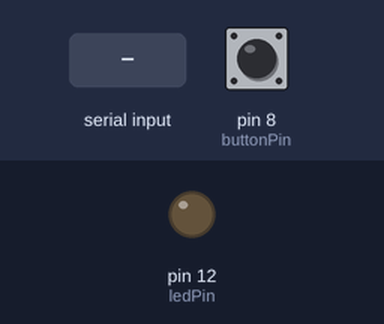
Simulated run of this sketch. Board: Arduino Mega 2560, built with avr-gcc and run on an emulated ATmega2560. Shown: output pins drawn as LEDs (lit = HIGH). Inputs (shaded band) come from the test bench; at power-on: pin 8 (buttonPin) HIGH. What the sketch prints to the serial monitor is not drawn.

Above: at 7.3 s.
7.4 s: "1" received over Serial
At 8.4 s:
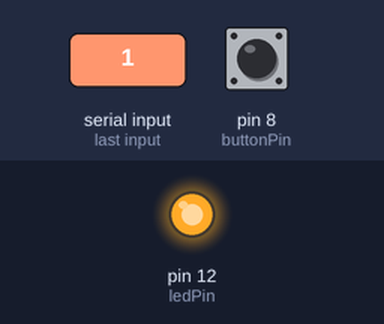
8.9 s: "2" received over Serial
At 9.5 s:
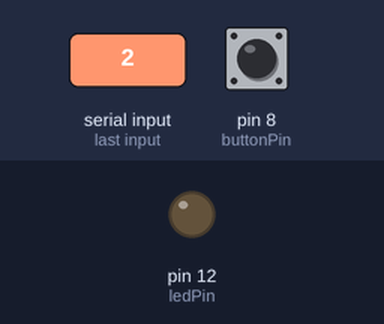
Timing chart, 0 to 11.9 s (numbered marks = the images above; inputs shaded):
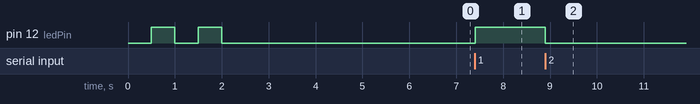

Measured:
- after the input at 7.4 s, pin 12 (ledPin): LOW → HIGH at once
- after the input at 8.9 s, pin 12 (ledPin): HIGH → LOW at once

The sketch:

FunBots_Aula_Bluetooth_1.0.ino
```cpp
/*
      Programa de Conexão Bluetooth com Arduino e App Android desenvolvido na plataforma APP inventor
      Pode ser expandido para mais troca dados entre celular e Arduino

      Componentes:
        - Arduino Mega 2560;
        - Módulo Bluetooth HC-05;
        - Resistor de 1k Ohms e 2k Ohms para converter 5V de saída do Arduino para 3.3V (Divisor de tensão);
        - Botão;
        - Led simples e resistor de 1k Ohms para o Led.

      Versão 1.0 - Versão inicial que recebe e envia dados - 27/Dez/2020

 *    * Criado por Cleber Borges - FunBots - @cleber.funbots  *     *

      Instagram: https://www.instagram.com/cleber.funbots/
      Facebook: https://www.facebook.com/cleber.funbots
      YouTube: https://www.youtube.com/channel/UCKs2l5weIqgJQxiLj0A6Atw
      Telegram: https://t.me/cleberfunbots

*/

// Biblioteca para Serial
#include <SoftwareSerial.h>

// Define Pinos
#define ledPin 12
#define buttonPin 8

// Cria variáveis
int state = 0;
int flagOFF = 0;
int flagON = 0;

void setup() {
  // Configura Pinos
  pinMode(ledPin, OUTPUT);
  pinMode(buttonPin, INPUT_PULLUP);

  // Pisca LED na inicalização
  digitalWrite(ledPin, LOW);
  delay(500);
  digitalWrite(ledPin, HIGH);
  delay(500);
  digitalWrite(ledPin, LOW);
  delay(500);
  digitalWrite(ledPin, HIGH);
  delay(500);
  digitalWrite(ledPin, LOW);

  // Inicia Seriais
  Serial.begin(9600);   // Serial para Monitor Arduino para debug
}

void loop() {

  // Checa se botão foi pressionado
  if (digitalRead(buttonPin) == LOW) {
    if (flagON == 0) {
      Serial.write("ON");
      flagON = 1;           // Altera estado da flag para evitar de ficar escrevendo repetidamente na serial BT
      flagOFF = 0;
    }
  } else if (flagOFF == 0) {  // Botão não foi pressionado
    Serial.write("OFF");
    flagOFF = 1;          // Altera estado da flag para evitar de ficar escrevendo repetidamente na serial BT
    flagON = 0;
  }

  // Se serial está com dados disponíveis, faz leitura
  if (Serial.available() > 0) {
    state = Serial.read();       // guarda leitura
  }

  // Checa dado recebido
  if (state == '1') {             // Se dado foi 1, acende LED
    digitalWrite(ledPin, HIGH);   // acende LED
    state = 0;                    // reseta variável de leitura
  } else if (state == '2') {      // Se dado foi 2, apaga LED
    digitalWrite(ledPin, LOW);    // apaga LED
    state = 0;                    // reseta variável de leitura
  }

}
```
